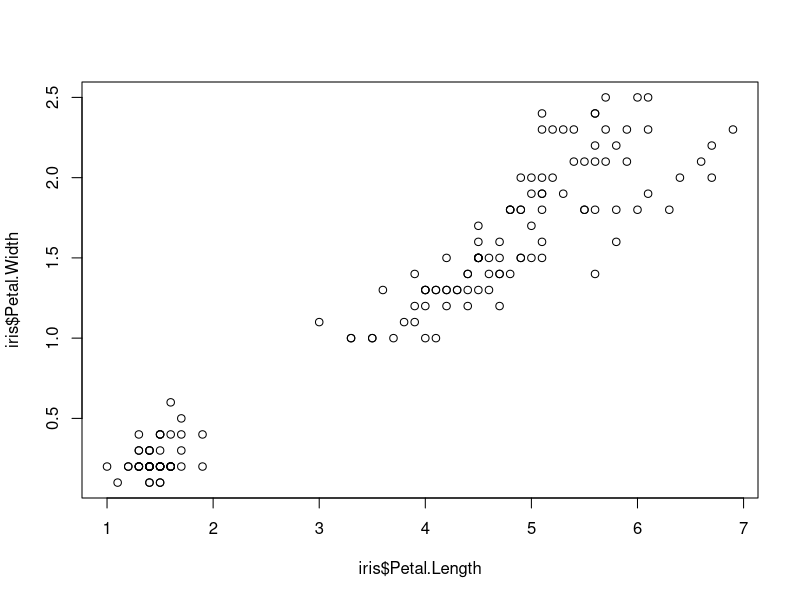
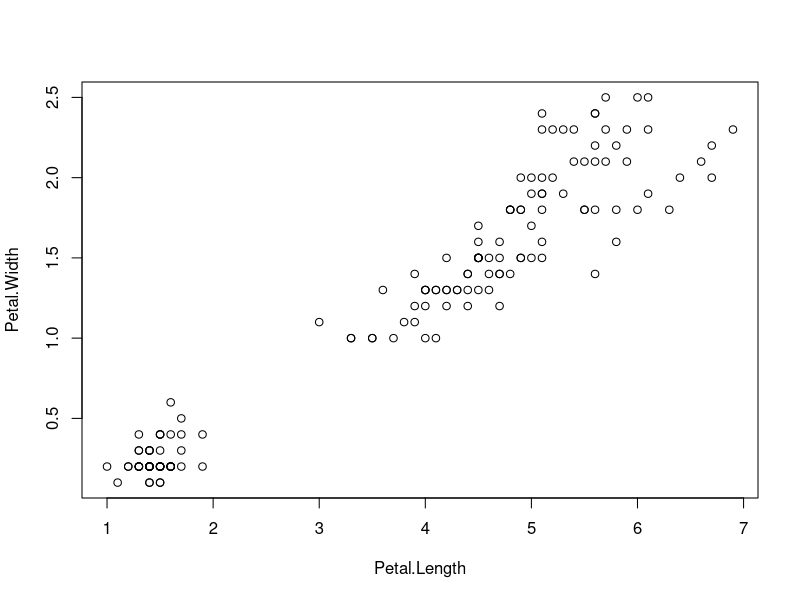
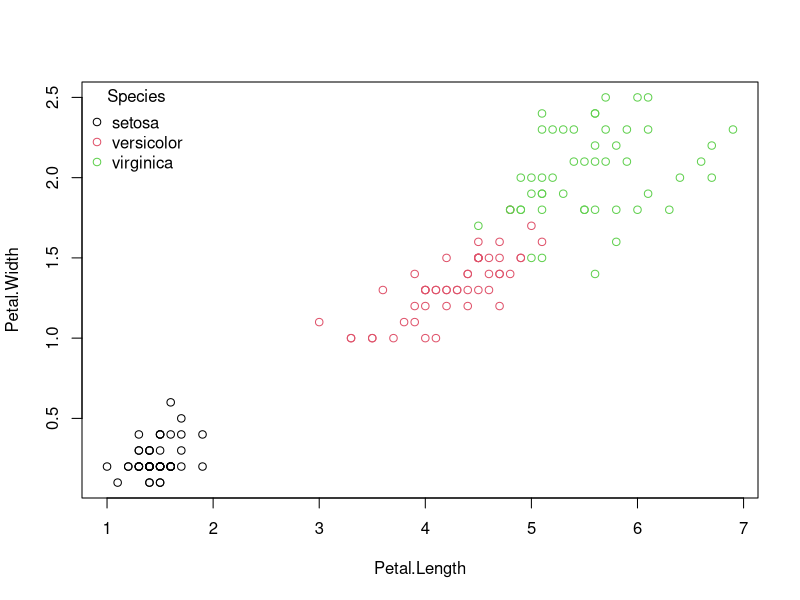
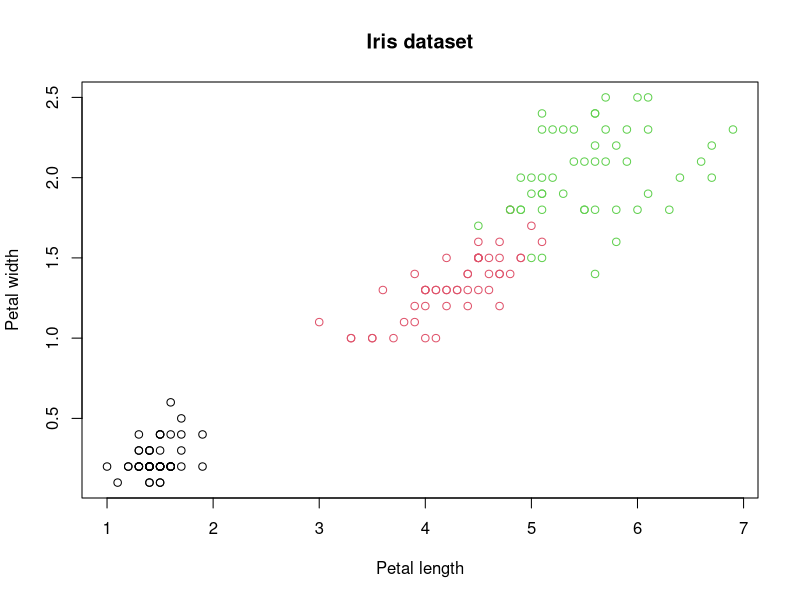
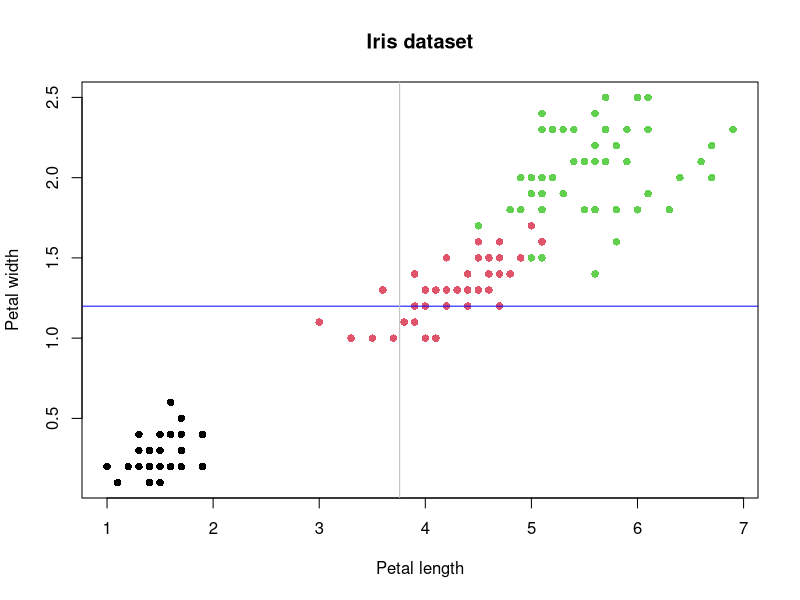
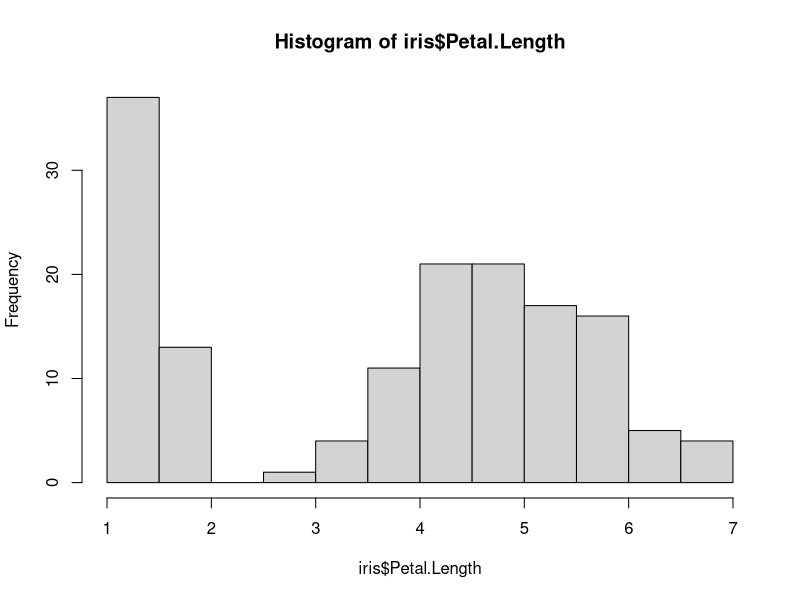
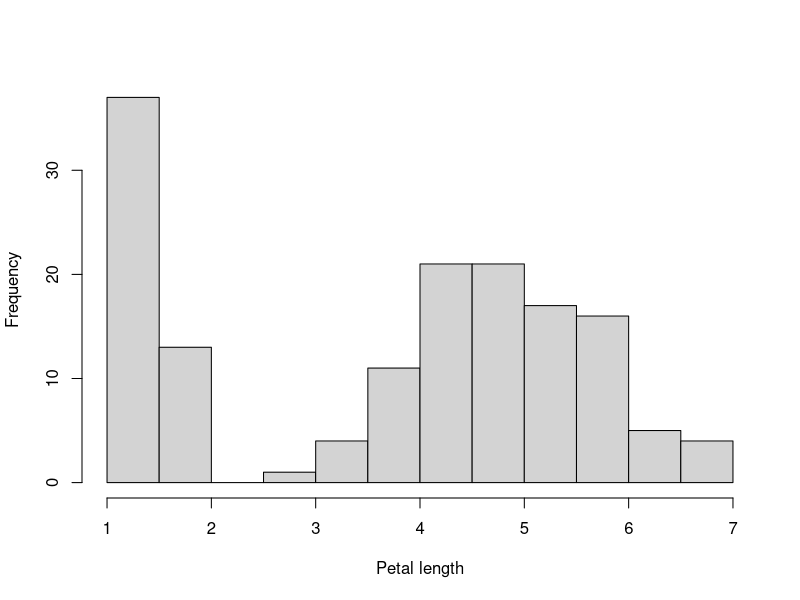
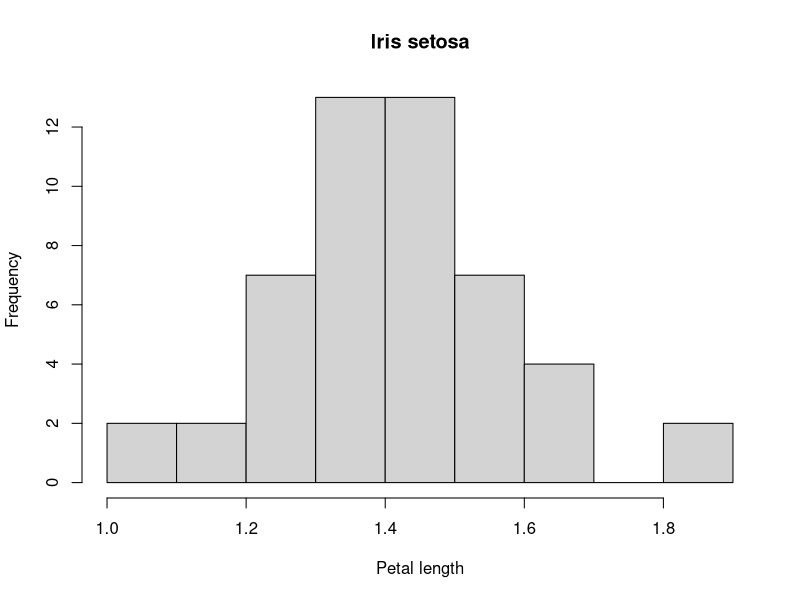

Here is the R script that generated these plots, in order:

# -----------------------------------------------------------------------------
# Title: Data visualisation

# Description: Introduction to graphics in R.
#  1) Plot types (i.e. scatterplot, boxplot, histogram, etc.)
#  2) Multiple plots in the same window
#  3) Save plots
#  4) Visualisation capabilities of R

# Author: Simon Knüsel

# Date: 2019-10-01
# -----------------------------------------------------------------------------


# Prepare workspace --------------------
#setwd("path_to_your_working_directory") # replace with your working directory
#rm(list = ls())

# Load packages
library(dplyr)


# Load data --------------------
data(iris)
head(iris)
data(airquality)
head(airquality)


# 1) Plot types --------------------

# Scatterplot (two continuous variables) ----------
?plot

plot(x = iris$Petal.Length, y = iris$Petal.Width, type = "p")
plot(data = iris, Petal.Width ~ Petal.Length, type = "p") # ~ Shortcut on Mac: Alt + N (may vary depending on keyboard)

# colour (col) by group
plot(data = iris, Petal.Width ~ Petal.Length, type = "p", col = Species)
# add a legend
legend("topleft", legend = levels(iris$Species), col = 1:3, 
       title = "Species", pch = 1, bty = "n")

# add axis labels (xlab, ylab) and a title (main)
plot(data = iris, Petal.Width ~ Petal.Length, type = "p", col = Species,
     xlab = "Petal length", ylab = "Petal width", main = "Iris dataset")

# change point symbol (pch)
?pch
plot(data = iris, Petal.Width ~ Petal.Length, type = "p", col = Species,
     xlab = "Petal length", ylab = "Petal width", main = "Iris dataset",
     pch = 16)

# add vertical and horizontal lines to the plot
mean_petal_width <- mean(iris$Petal.Width)
abline(h = mean_petal_width, col = "blue") # h = ..., h for horizontal

abline(v = mean(iris$Petal.Length), col = "grey") # v = ..., v for vertical


# Histogram (distribution of a single variable) ----------
hist(x = iris$Petal.Length)
hist(x = iris$Petal.Length, xlab = "Petal length", main = "")

# for one species only
iris_setosa <- filter(iris, Species == "setosa")
hist(x = iris_setosa$Petal.Length, xlab = "Petal length", 
     main = "Iris setosa")
# change axis limits (xlim, ylim)
hist(x = iris_setosa$Petal.Length, xlab = "Petal length", 
     main = "Iris setosa", xlim = c(0.8, 2.2), ylim = c(0, 14))


# Boxplot (compare distributions of groups) ----------
boxplot(data = iris, Sepal.Length ~ Species, ylab = "Sepal length")

# add approximate confidence intervals (notch)
boxplot(data = iris, Sepal.Length ~ Species, ylab = "Sepal length", 
        notch = TRUE)


# Time-series plot (line plot) ----------

# create date column for airquality
?airquality

airquality_plot <- airquality %>%
        # add year column
        mutate(Year = 1973) %>% 
        # add a date column (combination of columns year, month, day)
        mutate(ts = as.Date(paste(Year, Month, Day, sep = "-",
                                  format = "%Y-%m-%d")))

str(airquality_plot)

plot(data = airquality_plot, Ozone ~ ts, type = "l")



# 2) Multiple plots in the same window --------------------

# prepare datasets for one histogram per species
iris_setosa <- filter(iris, Species == "setosa")
iris_versicolor <- filter(iris, Species == "versicolor")
iris_virginica <- filter(iris, Species == "virginica")

# prepare window to draw multiple plots
?par # par controls graphical parameters in the plot window
par(mfrow = c(1, 3)) # 1 row, 3 columns

hist(x = iris_setosa$Petal.Length, xlab = "Petal length", 
     main = "Iris setosa")
hist(x = iris_versicolor$Petal.Length, xlab = "Petal length",
     main = "Iris versicolor")
hist(x = iris_virginica$Petal.Length, xlab = "Petal length",
     main = "Iris virginica")

dev.off() # reset plot window (also deletes the plot)


# more complex plot arrangements (layout)
layout(mat = matrix(1:4, ncol = 2, nrow = 2)) # same as par(mfrow = c(2, 2))
layout.show(4) # total number of plots

layout(mat = matrix(c(1, 2, 3, 3), ncol = 2, nrow = 2, byrow = TRUE), 
       widths = c(2, 1, 1))
layout.show(3)

hist(x = iris_setosa$Petal.Length, xlab = "Petal length", 
     main = "Iris setosa")
hist(x = iris_versicolor$Petal.Length, xlab = "Petal length",
     main = "Iris versicolor")
hist(x = iris_virginica$Petal.Length, xlab = "Petal length",
     main = "Iris virginica")


# another example of multiple plots (with layout)
layout(mat = matrix(c(1:2), ncol = 1))
layout.show(2)

# change margins for first plot
par(mar = c(0, 4.1, 4.1, 2.1)) # mar controls the margins of the plot window, mar = c(bottom, left, top, right)

# plot in the first panel
plot(x = airquality_plot$ts, y = airquality_plot$Ozone, type = "l",
     col = "blue", ylab = "Ozone", 
     main = "Airquality\nNew York, 1973", # '\n' introduces a line break
     xaxt = "n", # suppresses the x-axis label and ticks
     las = 1 # horizontal axis labels
     )

# change margins for the second plot
par(mar = c(5.1, 4.1, 0, 2.1))
# plot in the second panel
plot(x = airquality_plot$ts, y = airquality_plot$Temp, type = "l",
     ylab = "Temperature", col = "red", las = 1)



# 3) Save plots --------------------

getwd() # plots are by default saved to the current working directory

# 1) Define the name and size of the plot and where to save it
pdf(file = "my_first_plot.pdf", width = 8, height = 4) # add .pdf to the file name

# 2) Draw plots (i.e. run plot commands)
par(mfrow = c(1, 3)) # 1 row, 3 columns

hist(x = iris_setosa$Petal.Length, xlab = "Petal length", 
     main = "Iris setosa")
hist(x = iris_versicolor$Petal.Length, xlab = "Petal length",
     main = "Iris versicolor")
hist(x = iris_virginica$Petal.Length, xlab = "Petal length",
     main = "Iris virginica")

# 3) Write plot to file by shutting off the plotting device
dev.off()


# 4) Visualisation capabilities of R --------------------

# for inspirations on nice graphs and the potential of R for plotting
# https://www.r-graph-gallery.com/


